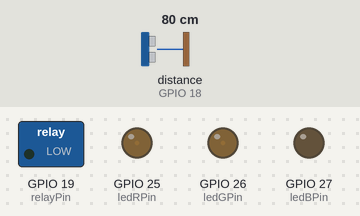
A sketch run on a simulated ESP32. Shown: switched loads named in the sketch (green lamp = pin HIGH), output pins drawn as LEDs (lit = HIGH). The test bench sets the inputs (shaded band); at power-on: distance to the obstacle (sensor on GPIO 18) 80 cm. The echo pulse lasts 58.3 µs per cm; WiFi joins after 1.5 s; servers stay silent unless stated; no MQTT or app messages arrive unless stated; what the sketch prints to the serial monitor is not drawn.

Above: at 2.7 s.
2.8 s: distance to the obstacle (sensor on GPIO 18) set to 71 cm
At 18.1 s:
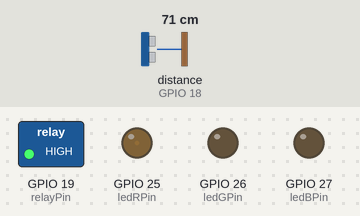
28.0 s: distance to the obstacle (sensor on GPIO 18) set to 250 cm
At 32.6 s:
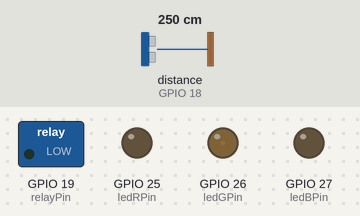
39.2 s: distance to the obstacle (sensor on GPIO 18) set to 2 cm
At 47.4 s:
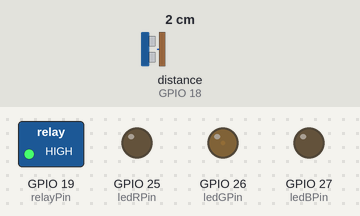
50.4 s: distance to the obstacle (sensor on GPIO 18) set to 120 cm
At 63.4 s:
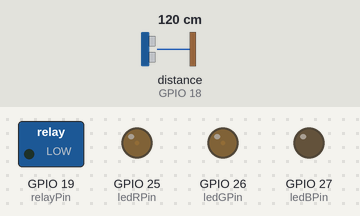
64.1 s: distance to the obstacle (sensor on GPIO 18) set to 4 cm
At 78.0 s:
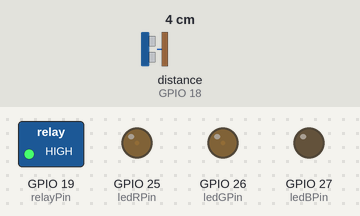
Timing chart, 0 to 79.1 s (numbered marks = the images above; inputs shaded):
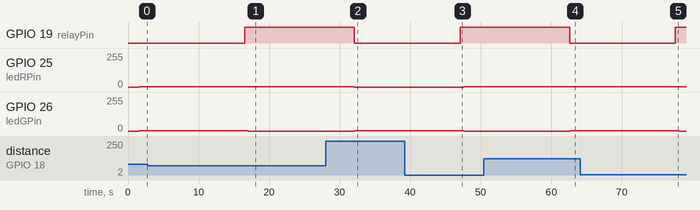

The sketch:

arduino.ino
```cpp
#include <Arduino.h>
#include <WiFi.h>
#include <PubSubClient.h>
#include <Ultrasonic.h>

// Replace with your network credentials
const char* ssid = "Redmi Note 13 Pro 5G";
const char* password = "113333555555";

// Replace with your MQTT Broker IP address or hostname
const char* mqtt_server =  "broker.emqx.io";

WiFiClient espClient;
PubSubClient client(espClient);
Ultrasonic ultrasonic(5, 18); // trigPin, echoPin

const int relayPin = 19;
const int ledRPin = 25;
const int ledGPin = 26;
const int ledBPin = 27;


void setup() {
  Serial.begin(115200);

  // Set pin modes
  pinMode(relayPin, OUTPUT);
  pinMode(ledRPin, OUTPUT);
  pinMode(ledGPin, OUTPUT);
  pinMode(ledBPin, OUTPUT);

  setup_wifi();
  client.setServer(mqtt_server, 1883);

  while (!client.connected()) {
    Serial.print("Menghubungkan ke MQTT...");
    if (client.connect("ESP32Client")) {
      Serial.println("Tersambung");
    } else {
      Serial.print("Gagal, rc=");
      Serial.print(client.state());
      delay(5000);
    }
  }

}

void setup_wifi() {
  delay(10);
  Serial.println();
  Serial.print("Menghubungkan ke ");
  Serial.println(ssid);

  WiFi.begin(ssid, password);

  while (WiFi.status() != WL_CONNECTED) {
    delay(500);
    Serial.print(".");
  }

  Serial.println("");
  Serial.println("WiFi tersambung");
}


void loop() {
  if (!client.connected()) {
    while (!client.connected()) {
      Serial.print("Menghubungkan kembali ke MQTT...");
      if (client.connect("ESP32Client")) {
        Serial.println("kembali terhubung");
        client.subscribe("water/command");
      } else {
        Serial.print("Gagal, rc=");
        Serial.print(client.state());
        delay(5000);
      }
    }
  }
  client.loop();

  // Measure water level
  float ketinggianAir = ultrasonic.read();

  const float safe = 300.0;
  const float warning = 200.0;
  const float danger = 75.0;

  String action = "";

  if (ketinggianAir <= danger) {
    action = "Danger",
    Serial.print("Ketinggian air: ");
    Serial.println(ketinggianAir);
    Serial.print("Keterangan air: ");
    Serial.println(action);
    digitalWrite(relayPin, HIGH);
    delay(500);
    setColor(HIGH, LOW, LOW); // Red
  } else if (ketinggianAir <= warning) {
    action = "Warning",
    Serial.print("Ketinggian air: ");
    Serial.println(ketinggianAir);
    Serial.print("Keterangan air: ");
    Serial.println(action);
    digitalWrite(relayPin, LOW);
    setColor(HIGH, HIGH, LOW); // Yellow
  } else {
    action = "Safe",
    Serial.print("Ketinggian air: ");
    Serial.println(ketinggianAir);
    Serial.print("Keterangan air: ");
    Serial.println(action);
    digitalWrite(relayPin, LOW);
    setColor(LOW, HIGH, LOW); // Green
  }

  // Publish the water level
  String data_k = String(ketinggianAir);
  client.publish("water/ketinggian", data_k.c_str());

  String data_a = String(action);
  client.publish("water/action", data_a.c_str());

  delay(15000);
}

void setColor(int r, int g, int b) {
  analogWrite(ledRPin, r);
  analogWrite(ledGPin, g);
  analogWrite(ledBPin, b);
}
```

Measured:
- the behaviour switches between 76 and 75 cm on distance to the obstacle (sensor on GPIO 18) (found by bisection; images 0 and 1)
- after the input at 2.8 s, GPIO 19 (relayPin): LOW → HIGH after 13.8 s; GPIO 26 (ledGPin): 1/255 → 0/255 after 14.3 s
- after the input at 28.0 s, GPIO 19 (relayPin): HIGH → LOW after 4.1 s; GPIO 25 (ledRPin): 1/255 → 0/255 after 4.1 s; GPIO 26 (ledGPin): 0/255 → 1/255 after 4.1 s
- after the input at 39.2 s, GPIO 19 (relayPin): LOW → HIGH after 7.9 s; GPIO 25 (ledRPin): 0/255 → 1/255 after 8.4 s; GPIO 26 (ledGPin): 1/255 → 0/255 after 8.4 s
- after the input at 50.4 s, GPIO 19 (relayPin): HIGH → LOW after 12.2 s; GPIO 26 (ledGPin): 0/255 → 1/255 after 12.2 s
- after the input at 64.1 s, GPIO 19 (relayPin): LOW → HIGH after 13.5 s; GPIO 26 (ledGPin): 1/255 → 0/255 after 14.0 s
